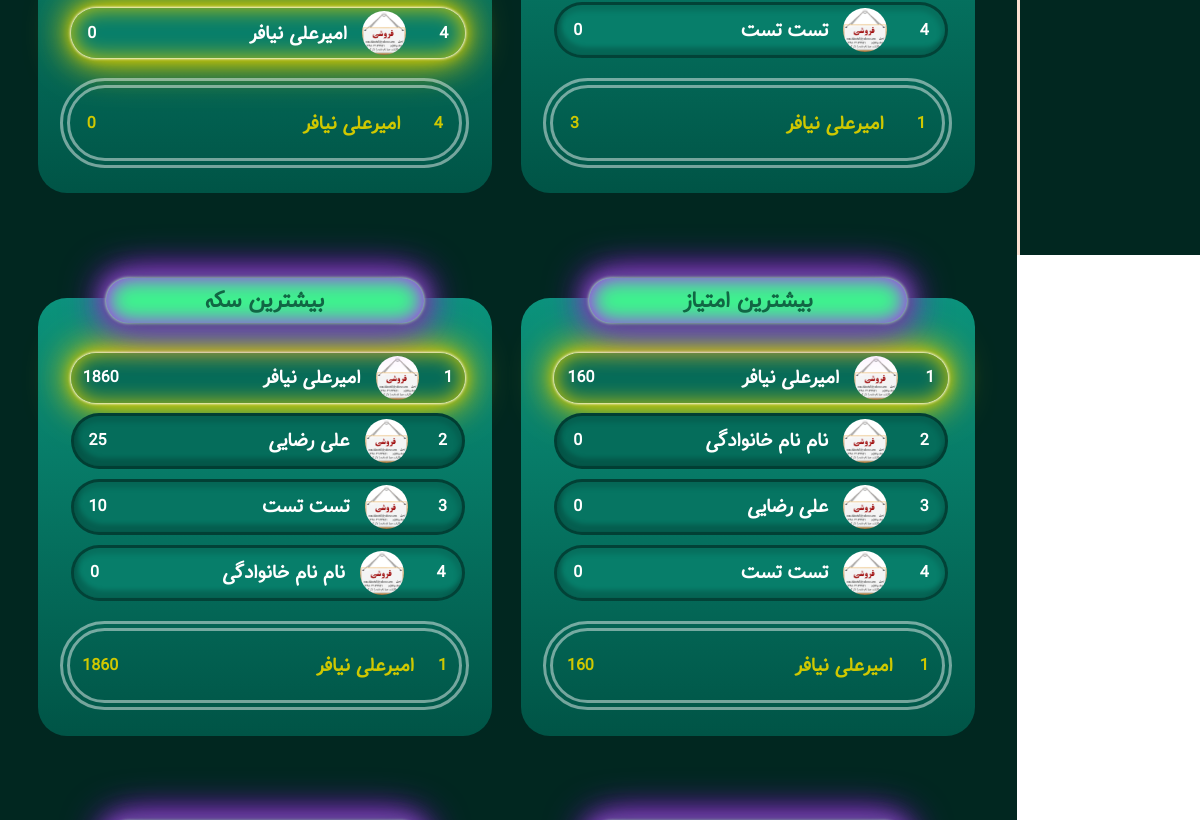
The app's page /club (signed in, middle part), older data.
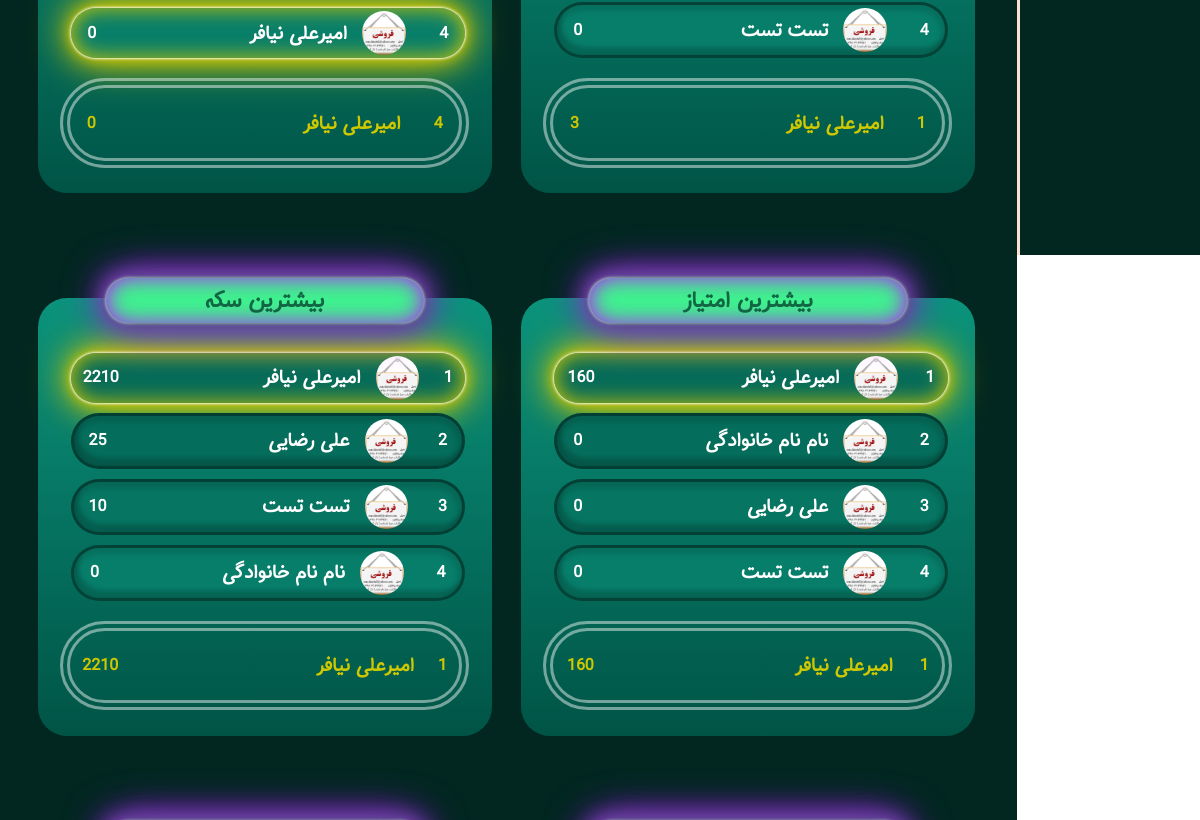
The same page, newer data.
### models/user.py (models this page shows)
class User(db.Model, UserMixin):
    __tablename__ = "users"
    id = Column(Integer, primary_key=True)
    name = Column(String, nullable=False, unique=True, index=True)
    username = Column(String, nullable=False, unique=True, index=True)
    password = Column(String, nullable=False, unique=True, index=True)
    code = Column(Integer, nullable=False, unique=True, index=True)
    phone = Column(String, nullable=False, index=True)
    email = Column(String, nullable=False, index=True)
    grade = Column(String, nullable=False, index=True)
    birth = Column(String, nullable=False, index=True)  #1340 - 1397
    gender = Column(String, nullable=False, index=True)
    type = Column(String, nullable=False, index=True)
    invite_code = Column(String, nullable=False, index=True)
    invite_auth = Column(String, nullable=False, index=True)
    msg_code = Column(Integer, index=True)
    province = Column(String, index=True)
    city = Column(String, index=True)
    school_name = Column(String, index=True)
    school_type = Column(String, index=True)
    home_addres = Column(String, index=True)
    recognition = Column(String, index=True)
    final = Column(Integer, default=0, index=True)
    authentication = Column(Integer, default=0, index=True)
    downloads = Column(Integer, default=2, index=True)
    coin = Column(Integer, default=0, index=True)
    point = Column(Integer, default=0, index=True)
    badge = Column(Integer, default=0, index=True)
    like = Column(Integer, default=0, index=True)
    invite = Column(Integer, default=0, index=True)

### blueprints/user.py (the view)
@app.route('/club')
@login_required
def club():
    top_coins = User.query.order_by(User.coin.desc()).limit(10).all()
    top_points = User.query.order_by(User.point.desc()).limit(10).all()
    top_likes = User.query.order_by(User.like.desc()).limit(10).all()
    top_badges = User.query.order_by(User.badge.desc()).limit(10).all()
    top_invites = User.query.order_by(User.invite.desc()).limit(10).all()
    rank_coins = User.query.order_by(User.coin.desc()).all().index(current_user)+1
    rank_points = User.query.order_by(User.point.desc()).all().index(current_user)+1
    rank_likes = User.query.order_by(User.like.desc()).all().index(current_user)+1
    rank_badges = User.query.order_by(User.badge.desc()).all().index(current_user)+1
    rank_invites = User.query.order_by(User.invite.desc()).all().index(current_user)+1
    province_rank = User.query.filter(User.province==current_user.province).order_by(User.point.desc()).all().index(current_user)+1
    city_rank = User.query.filter(User.city==current_user.city).order_by(User.point.desc()).all().index(current_user)+1
    return render_template("user/club.html", top_coins=top_coins, top_points=top_points, top_likes=top_likes, top_badges=top_badges, top_invites=top_invites,
                           rank_coins=rank_coins, rank_points=rank_points, rank_likes=rank_likes, rank_badges=rank_badges, rank_invites=rank_invites,
                            province_rank=province_rank, city_rank=city_rank)

### app.py (called while the page is built)
@login_manager.user_loader
def load_user(user_id):
    return User.query.filter(User.id==user_id).first()

### templates/user/club.html (shortened to what this page needs)
{% extends "Base.html" %}
{% block head %}
    <link rel="stylesheet" href="https://cdnjs.cloudflare.com/ajax/libs/font-awesome/4.7.0/css/font-awesome.min.css">
    <link rel="stylesheet" href="{{ url_for('static', filename='styles/user/club.css') }}">
    {% endblock %}
    {% block body %}
    <div id="continer">
        <div id="side-wrp">
        </div>
        <div id="content-wrp">
            <div id="main">
                <div class="table-co" id="invite-table-co">
                    <div class="table" id="invite-table">
                        <div class="name">
                            {%for i in top_invites%}
                            <div class="person p{{loop.index}} neonText {{'me' if i==current_user}}">
                                <h4>{{loop.index}}</h4>
                                <div class="bio">
                                    <img class="profile" src="{{ url_for('static', filename='styles/index.jpg') }}" alt="">
                                    <h3 class="neonText">{{i.name}}</h3>
                                </div>
                                <h4>{{i.invite}}</h4>
                            </div>
                            {% endfor %}
                            {% if current_user.authentication==1 and current_user.final==1%}
                            <div class="my-level">
                                <h4>{{rank_invites}}</h4>
                                <div class="bio">
                                    <h3 class="neonText">{{current_user.name}}</h3>
                                </div>
                                <h4>{{current_user.invite}}</h4>
                            </div>
                            {% endif %}
                        </div>
                    </div>
                </div>
                <div class="table-co" id="like-table-co">
                    <div class="table" id="like-table">
                        <div class="name">
                            {%for i in top_likes%}
                            <div class="person p{{loop.index}} neonText {{'me' if i==current_user}}">
                                <h4>{{loop.index}}</h4>
                                <div class="bio">
                                    <img class="profile" src="{{ url_for('static', filename='styles/index.jpg') }}" alt="">
                                    <h3 class="neonText">{{i.name}}</h3>
                                </div>
                                <h4>{{i.like}}</h4>
                            </div>
                            {% endfor %}
                            {% if current_user.authentication==1 and current_user.final==1%}
                            <div class="my-level">
                                <h4>{{rank_likes}}</h4>
                                <div class="bio">
                                    <h3 class="neonText">{{current_user.name}}</h3>
                                </div>
                                <h4>{{current_user.like}}</h4>
                            </div>
                            {% endif %}
                        </div>
                    </div>
                </div>
                <div class="table-co" id="point-table-co">
                    <div class="table" id="point-table">
                        <div class="title-table">
                            <h2 class="the-title">بیشترین امتیاز</h2>
                        </div>
                        <div class="name">
                            {%for i in top_points%}
                            <div class="person p{{loop.index}} neonText {{'me' if i==current_user}}">
                                <h4>{{loop.index}}</h4>
                                <div class="bio">
                                    <img class="profile" src="{{ url_for('static', filename='styles/index.jpg') }}" alt="">
                                    <h3 class="neonText">{{i.name}}</h3>
                                </div>
                                <h4>{{i.point}}</h4>
                            </div>
                            {% endfor %}
                            {% if current_user.authentication==1 and current_user.final==1%}
                            <div class="my-level">
                                <h4>{{rank_points}}</h4>
                                <div class="bio">
                                    <h3 class="neonText">{{current_user.name}}</h3>
                                </div>
                                <h4>{{current_user.point}}</h4>
                            </div>
                            {% endif %}
                        </div>
                    </div>
                </div>
                <div class="table-co" id="coin-table-co">
                    <div class="table" id="coin-table">
                        <div class="title-table">
                            <h2 class="the-title">بیشترین سکه</h2>
                        </div>
                        <div class="name">
                            {%for i in top_coins%}
                            <div class="person p{{loop.index}} neonText {{'me' if i==current_user}}">
                                <h4>{{loop.index}}</h4>
                                <div class="bio">
                                    <img class="profile" src="{{ url_for('static', filename='styles/index.jpg') }}" alt="">
                                    <h3 class="neonText">{{i.name}}</h3>
                                </div>
                                <h4>{{i.coin}}</h4>
                            </div>
                            {% endfor %}
                            {% if current_user.authentication==1 and current_user.final==1%}
                            <div class="my-level">
                                <h4>{{rank_coins}}</h4>
                                <div class="bio">
                                    <h3 class="neonText">{{current_user.name}}</h3>
                                </div>
                                <h4>{{current_user.coin}}</h4>
                            </div>
                            {% endif %}
                        </div>
                    </div>
                </div>
            </div>
            </div>
        </div>
{% endblock %}

### templates/Base.html (shortened to what this page needs)
<!DOCTYPE html>
<html lang="fa" dir="rtl">
<head>
    <link rel="stylesheet" href="{{ url_for('static', filename='libraries/sweetalert2/sweetalert2.min.css') }}">
    {% block head%}{% endblock %}
</head>
<body>
    {% block body%}{% endblock %}
</body>
</html>

### static/styles/user/club.css (style rules this page uses)
body * { font-family: Tanha; }
.neonText { transition: 0.3s; }
.person.me { border: none; width: calc(95% + 6px); box-shadow: 0 0 .2rem #fff, 0 0 .2rem #fff, 0 0 2rem #cfc800, 0 0 0.8rem #cfc800, 0 0 2.8rem #cfc800, inset 0 0 1.3rem #cfc800; }
body { font-family: Arial; padding: 0px; margin: 0px; }
.table { padding-bottom: 20px; display: flex; align-items: center; flex-direction: column; width: 95%; max-width: 600px; border-radius: 29px; background-image: linear-gradient(#0b937c,#005446); transition: 0.5s; }
.person.p1 { background-color: #056b59; }
.person.p2 { background-color: #056d5b; }
.person.p3 { background-color: #067562; }
.person.p4 { background-color: #077e6a; }
.title-table { display: flex; justify-content: center; align-items: center; position: relative; top: -20px; border-radius: 15px; width: 70%; height: 50px; border-radius: 42px; border-radius: 42px; background: #3df58d; box-shadow: 1px 1px 25px #186238, -1px -1px 25px #62ffe235, 0 0 .2rem #fff, 0 0 .2rem #fff, 0 0 2rem #bc13fe, 0 0 0.8rem #bc13fe, 0 0 2.8rem #bc13fe, inset 0 0 1.3rem #bc13fe; transition: 0.3s; }
.name { width: 90%; height: 100%; }
.person { display: flex; justify-content: space-around; align-items: center; display: flex; justify-content: space-around; align-items: center; margin: 1%; margin-top: 10px; width: 95%; height: 50px; background-color: #0b937c; border: 3px #012d25bc solid; color: white; text-align: center; text-decoration: none; font-size: 16px; cursor: pointer; border-radius: 50px; box-shadow: inset 4px -8px 4px 0px rgb(4 4 4 / 19%), inset -1px 3px 5px 3px rgb(0 0 0 / 12%); transition: background-color 0.3s, transform 0.3s; }
.my-level { display: flex; justify-content: space-around; align-items: center; border: 10px double #ffffff74; border-radius: 50px; margin-top: 20px; padding: 0.006%; color: #cfc800; }
h3 { font-size: 1.4em; margin-top: 0; margin-bottom: 0; }
.bio { display: flex; justify-content: start; align-items: center; gap: 25px; height: 100%; width: 70%; }
.profile { height: calc(100% - 6px); border-radius: 50%; }
.the-title { color: #116644; }
.table-co { display: flex; justify-content: center; margin-top: 100px; width: 100% ; }
h2 { margin: 0; }
#side-wrp { display: flex; }
@media only screen and (min-width: 1025px) { #continer { display: flex; width: 100%; height: auto; } }
@media only screen and (min-width: 1025px) { #content-wrp { width: 85%; background-color: #012720; justify-content: center; align-items: center; } }
@media only screen and (min-width: 1025px) { #side-wrp { flex-direction: column; position: sticky; top: 0; width: 15%; background-color: #012720; border-left: 3px solid #fbe1d2; height: 100vh; } }
@media only screen and (min-width: 1025px) { #main { display: grid; gap: 5px; grid-template-columns: 50% 50%; margin: 3%; } }
@media only screen and (min-width: 1024px) and (max-width: 1400px) { h3 { font-size: 1.2em; } }
@media only screen and (min-width: 1024px) and (max-width: 1400px) { .bio { gap: 15px; } }
@media only screen and (min-width: 1024px) and (max-width: 1400px) { h2 { font-size: 1.4em; } }

Row changes from the older to the newer data that the page shows:
changed User "امیرعلی نیافر": coin "1860" → "2210"
